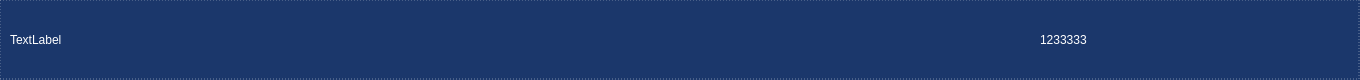
<?xml version="1.0" encoding="UTF-8"?>
<ui version="4.0">
 <class>Form</class>
 <widget class="QWidget" name="Form">
  <property name="geometry">
   <rect>
    <x>0</x>
    <y>0</y>
    <width>1360</width>
    <height>80</height>
   </rect>
  </property>
  <property name="minimumSize">
   <size>
    <width>1360</width>
    <height>80</height>
   </size>
  </property>
  <property name="windowTitle">
   <string>Form</string>
  </property>
  <property name="styleSheet">
   <string notr="true">background: none;
background-color: rgba(15, 45, 100, 200);
border-color: rgba(255, 255, 255, 100);
border-width: 1px;
border-style: dotted;</string>
  </property>
  <widget class="QLabel" name="name">
   <property name="geometry">
    <rect>
     <x>10</x>
     <y>10</y>
     <width>900</width>
     <height>60</height>
    </rect>
   </property>
   <property name="styleSheet">
    <string notr="true">background: none;
border-style: none;
color: rgb(255, 255, 255);</string>
   </property>
   <property name="text">
    <string>TextLabel</string>
   </property>
   <property name="wordWrap">
    <bool>true</bool>
   </property>
  </widget>
  <widget class="QLabel" name="value">
   <property name="geometry">
    <rect>
     <x>1040</x>
     <y>10</y>
     <width>300</width>
     <height>60</height>
    </rect>
   </property>
   <property name="styleSheet">
    <string notr="true">background: none;
border-style: none;
color: rgb(255, 255, 255);</string>
   </property>
   <property name="text">
    <string>1233333</string>
   </property>
   <property name="wordWrap">
    <bool>true</bool>
   </property>
  </widget>
 </widget>
 <resources/>
 <connections/>
</ui>
